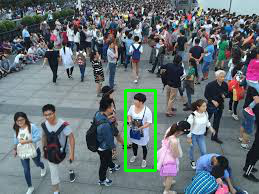
#> input picture Object Detection/Here she is.png, 259 x 194 px, given in place of the camera
$ python Live_Sketch.py
#> lines starting #> are read from the running program, lines starting #| are printed output that depends on the picture
#> further down, frame is the input picture: shape (194, 259, 3); mean B, G, R 116.7, 112.8, 102.4
# -*- coding: utf-8 -*-
"""
Created on Fri Apr 10 14:00:17 2020

@author: Shruti
"""
#Live sketch using webcam

import numpy as np
import cv2

#Our sketch generating function
def sketch(image):
    #Convert image to gray scale
    img=cv2.cvtColor(image, cv2.COLOR_BGR2GRAY)
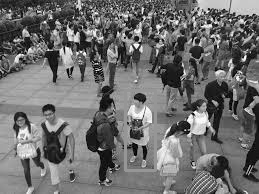
#> img: shape (194, 259); min 0, max 255, mean 110.1
    #Cleaning up the image, reomve noise using gaussian blur
    blur=cv2.GaussianBlur(img, (5,5), 0)
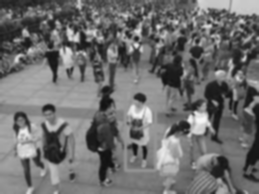
#> blur: shape (194, 259); min 17, max 248, mean 110.1
    #Extract edges
    canny=cv2.Canny(blur, 20,70)
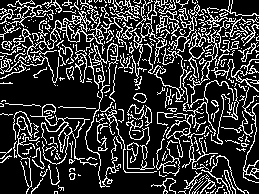
#> canny: shape (194, 259); 21.3% white in thin lines or dots
    #Do an invert binarize the image
    ret,mask=cv2.threshold(canny, 70, 255, cv2.THRESH_BINARY_INV)
#> mask: shape (194, 259); 78.7% white; black in thin lines or dots
    return mask

#cap is the object provided by video capture

cap=cv2.VideoCapture(0)

while True:
    ret,frame=cap.read()
    cv2.imshow("Live Sketch", sketch(frame))
    if cv2.waitKey(1)==13:
#> (key Esc is pressed here)
        break

#Release camera and close windows
cap.release()
cv2.destroyAllWindows()
